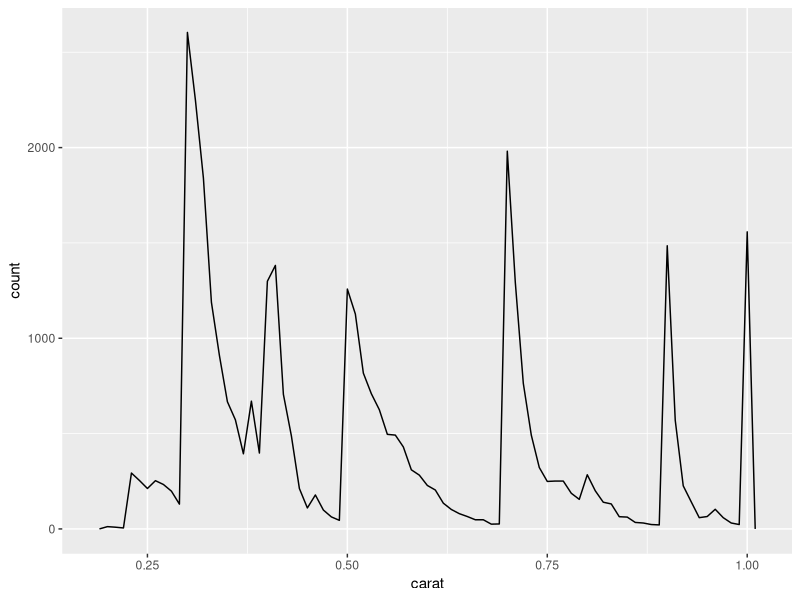

The R script that drew this image:
## ---- chunk 1
cat("\f")
knitr::opts_chunk$set(echo = TRUE)
#Note, Each gray box below is a code chunk. You need to insert a code chunk and put your R code in it. By setting echo = FALSE. this comment and any code will not show in my output document. If it were TRUE, the comment and code would appear. 
knitr::opts_chunk$set(echo = FALSE)
#just trying to see if this works... spoiler alert it works funkily
head(Titanic)
## ---- chunk 2
#The include = FALSE function hides both the code and output in my output document

#You need to install these packages first to be able to use the functions within them. You can install them from the Tools tab or write a new code chunk: install.packages("package_name"). 
library(ggplot2)
library(dplyr)
## ---- chunk 3
#this next line is creating a subset called 'smaller' of the diamonds data
smaller <- diamonds %>% 
  filter(carat <= 1)
## ---- chunk 4
#This next chunk is inline code. Inline code puts the text with the output of the function in my document.
## ---- chunk 5
#This next code chunk will make a plot in our output doc
## ---- chunk 6
smaller %>% 
  ggplot(aes(carat)) + 
  geom_freqpoly(binwidth = 0.01)
## ---- chunk 7
#Once all of my code has been written, I click on the Knit button in the tool bar above to produce my document.
